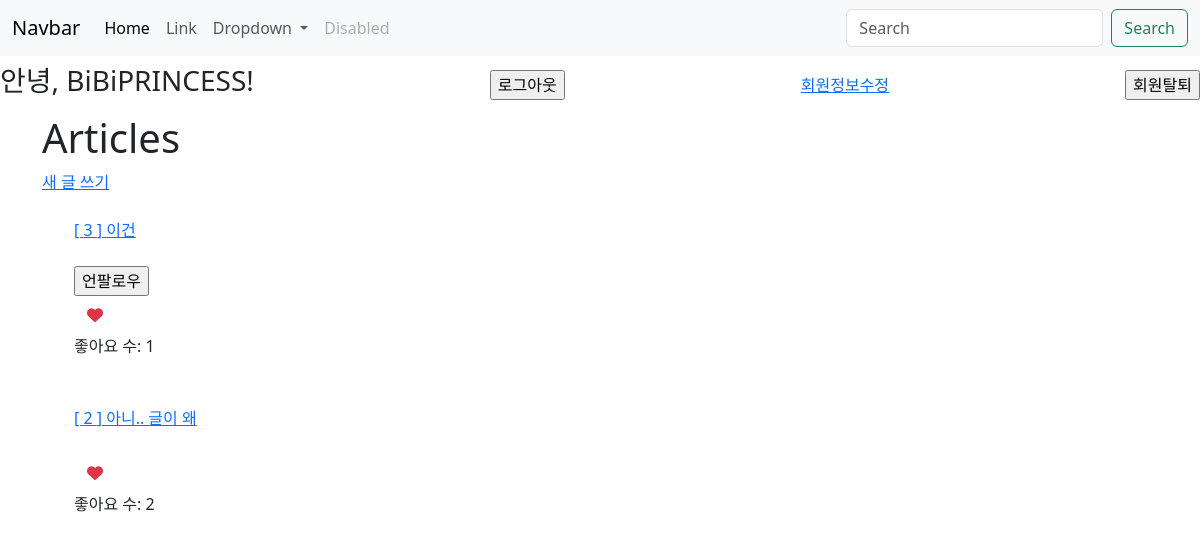
The app's page /articles/ (signed in) with its own data.
### accounts/models.py (models this page shows)
class User(AbstractUser):
    groups = models.ManyToManyField(
        "auth.Group",
        related_name="custom_user_set",  # 기본 'user_set' 이름 대신 변경
        blank=True,
        help_text="The groups this user belongs to.",
        verbose_name="groups",
    )
    user_permissions = models.ManyToManyField(
        "auth.Permission",
        related_name="custom_user_permissions_set",  # 기본 'user_permissions' 이름 대신 변경
        blank=True,
        help_text="Specific permissions for this user.",
        verbose_name="user permissions",
    )
    following = models.ManyToManyField(
        "self",
        symmetrical=False,  # 대칭적이지 않은 관계(한쪽만 팔로우 가능)
        related_name="followers",
    )

### articles/models.py (models this page shows, shortened)
class Article(models.Model):
    title = models.CharField(max_length=50)
    content = models.TextField()
    created_at = models.DateTimeField(auto_now_add=True)
    updated_at = models.DateTimeField(auto_now=True)
    image = models.ImageField(upload_to="images/", blank=True)
    author = models.ForeignKey(
        settings.AUTH_USER_MODEL,  # Custom User Model을 참조
        on_delete=models.SET_NULL,  # 작성자가 삭제되면 author_id가 NULL로 설정됨
        related_name="articles",  # User 입장에서 Article에 접근할 때 사용할 이름
        null=True,  # author_id 필드가 NULL 값을 허용하도록 설정
    )
    like_users = models.ManyToManyField(
        settings.AUTH_USER_MODEL,
        related_name="like_articles",
    )
    @property
    def like_count(self):
        return self.like_users.count()

### articles/views.py (the view)
# urls.py: path("", views.articles, name="articles"),
def articles(request):
    articles = Article.objects.all().order_by("-id")
    context = {
        "articles": articles,
    }
    return render(request, "articles/articles.html", context)

### articles/templates/articles/articles.html (shortened to what this page needs)
{% extends 'base.html' %}
{% block content %}
<h1>Articles</h1>
{% if request.user.is_authenticated %}
    <a href="{% url 'articles:create' %}">새 글 쓰기</a>
{% else %}
    <a href="{% url 'accounts:login' %}">로그인하고 새 글 쓰기</a>
{% endif %}
<ul>
  {% for article in articles %}
      <a href="{% url 'articles:article_detail' article.id %}">
          <br>
          <div>[ {{ article.id }} ] {{ article.title }}</div>
          <br>
      </a>
       {% if request.user.is_authenticated and request.user != article.author %}
        <form action="{% url 'accounts:follow' article.author.pk %}" method="POST">
            {% if request.user in article.author.followers.all %}
                <input type="submit" value="언팔로우">
            {% else %}
                <input type="submit" value="팔로우">
            {% endif %}
        </form>
      {% endif %}
      {% if request.user.is_authenticated %}
          <form action="{% url 'articles:like' article.pk %}" method="POST" class="like-form">
                  {% if request.user in article.like_users.all %}
                  <button class="btn btn-link text-danger"><i class="fa-solid fa-heart"></i></button>
                  {% else %}
                  <button class="btn btn-link text-danger"><i class="fa-regular fa-heart"></i></button>
                  {% endif %}
          </form>
          <div id="like-count-{{ article.pk }}">좋아요 수: {{ article.like_count }}</div>
      {% else %}
          <div>좋아요 수: {{ article.like_count }}</div>
          <a href="{% url 'accounts:login' %}?next={{ request.path }}" class="like-button">좋아요</a>
      {% endif %}
      <br>
  {% empty %}
      <p>등록된 게시글이 없습니다.</p>
  {% endfor %}
</ul>
{% endblock %}

### templates/base.html (shortened to what this page needs)
{%load static %}
<!DOCTYPE html>
<html lang="en">
<head>
    <link rel="stylesheet" href="{% static 'css/style.css' %}" >
    <link href="https://cdn.jsdelivr.net/npm/bootstrap@5.3.3/dist/css/bootstrap.min.css" rel="stylesheet">
</head>
<body>
    <nav class="navbar navbar-expand-lg bg-body-tertiary">
        <div class="container-fluid">
          <a class="navbar-brand" href="#">Navbar</a>
          <div class="collapse navbar-collapse" id="navbarSupportedContent">
            <ul class="navbar-nav me-auto mb-2 mb-lg-0">
              <li class="nav-item">
                <a class="nav-link active" aria-current="page" href="#">Home</a>
              </li>
              <li class="nav-item">
                <a class="nav-link" href="#">Link</a>
              </li>
              <li class="nav-item dropdown">
                <a class="nav-link dropdown-toggle" href="#" role="button" data-bs-toggle="dropdown" aria-expanded="false">
                  Dropdown
                </a>
              </li>
              <li class="nav-item">
                <a class="nav-link disabled" aria-disabled="true">Disabled</a>
              </li>
            </ul>
            <form class="d-flex" role="search">
              <input class="form-control me-2" type="search" placeholder="Search" aria-label="Search">
              <button class="btn btn-outline-success" type="submit">Search</button>
            </form>
          </div>
        </div>
      </nav>
    <div class="navbar">
        {% if request.user.is_authenticated %}
        <h3>안녕, {{user}}!</h3>
    <form action="{%url 'accounts:logout' %}" method="POST">
        <input type="submit" value="로그아웃">
    </form>
    <a href="{% url 'accounts:update' %}">회원정보수정</a>
    <form action="{%url 'accounts:delete' %}" method="POST">
        <input type="submit" value="회원탈퇴">
    </form>
    {% else %}
    <a href="{% url 'accounts:login'%}">로그인</a>
    <a href="{% url 'accounts:signup' %}">회원가입</a>
    {% endif %}
    </div>
    <div class="container">
        {% block content %}
    {% endblock content %}
</div>
</body>
</html>

### records on screen
User: username "BiBiPRINCESS"
Article: id "3", title "이건", like_count "1"
Article: id "2", title "아니.. 글이 왜", like_count "2"
